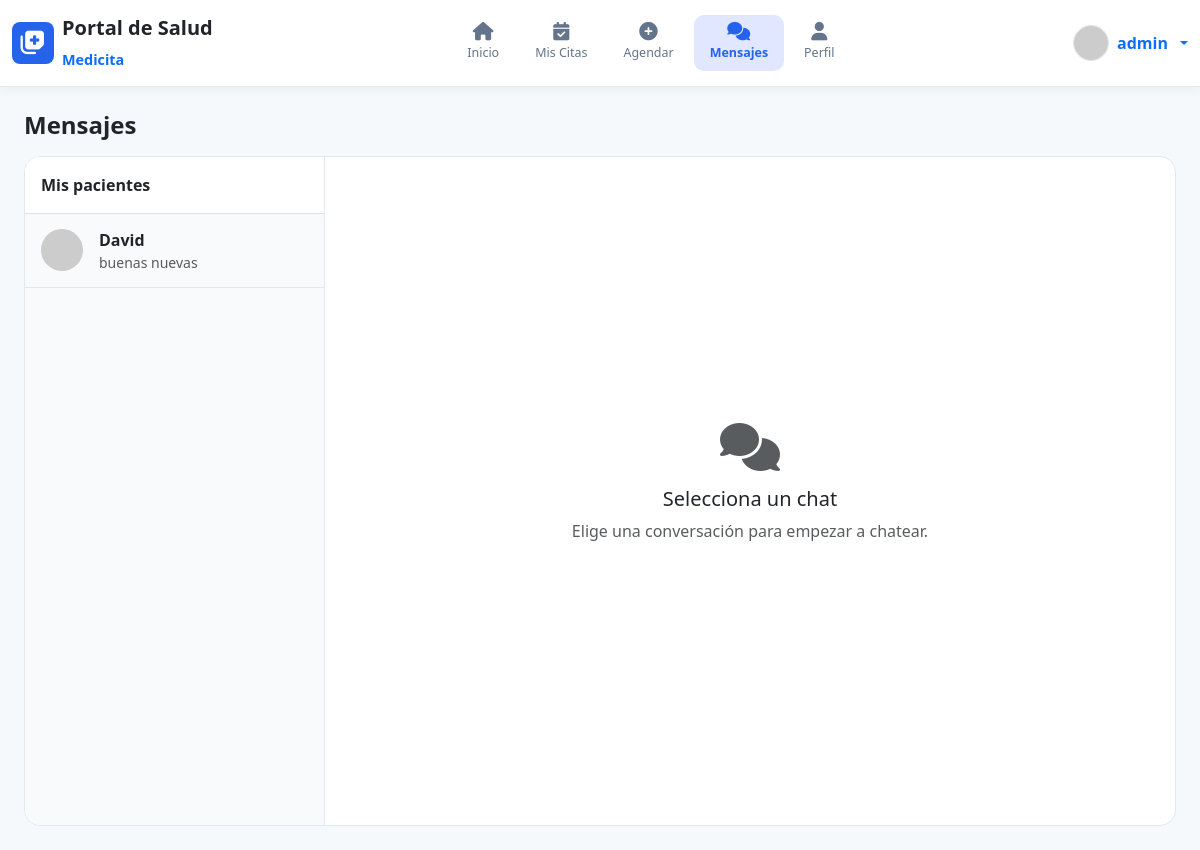
Screenshot of /citas/chat/ (signed in) with the database file from the repository.
### citas/models.py (models this page shows, shortened)
class Conversation(models.Model):
    paciente = models.ForeignKey(
        User,
        on_delete=models.CASCADE,
        related_name='paciente_conversations'
    )
    medico = models.ForeignKey(
        User,
        on_delete=models.CASCADE,
        related_name='medico_conversations'
    )
    created_at = models.DateTimeField(auto_now_add=True)
    last_message_at = models.DateTimeField(auto_now=True)
    class Meta:
        unique_together = ('paciente', 'medico')  # Solo puede haber un chat entre los mismos dos usuarios
        ordering = ['-last_message_at']

class Message(models.Model):
    conversation = models.ForeignKey(
        Conversation,
        on_delete=models.CASCADE,
        related_name='messages'
    )
    sender = models.ForeignKey(User, on_delete=models.CASCADE)
    content = models.TextField()
    timestamp = models.DateTimeField(auto_now_add=True)
    class Meta:
        ordering = ['timestamp']  # Los mensajes se ordenan por fecha

### citas/views.py (the view, shortened to what this page needs)
# urls.py: path('chat/', views.chat_view, name='chat'),
@login_required
def chat_view(request):
    user = request.user
    conversations = Conversation.objects.filter(
        paciente=user
    ) | Conversation.objects.filter(
        medico=user
    )
    conversations = conversations.distinct().order_by('-last_message_at')
    if user.is_staff:
        conversations = conversations.filter(messages__isnull=False)
    selected_conversation = None
    chat_messages = []
    other_user = None
    selected_medico = None
    medicos = None
    conversation_id = request.GET.get('conversation')
    medico_id = request.GET.get('medico')
    if not user.is_staff:
        medicos = User.objects.filter(is_staff=True).exclude(id=user.id)
    context = {
        'conversations': conversations,
        'selected_conversation': selected_conversation,
        'messages': chat_messages,
        'other_user': other_user,
        'user_is_staff': user.is_staff,
        'medicos': medicos,
        'selected_medico': selected_medico,
    }
    return render(request, 'citas/chat.html', context)

### citas/templates/citas/chat.html (shortened to what this page needs)
{% extends "citas/base.html" %}
{% load static %}
{% block content %}
<div class="container-fluid" style="max-width: 1280px;">
    <h4 class="fw-bold mb-3">Mensajes</h4>
    <div class="chat-container">
        <div class="chat-sidebar">
            <div class="p-3 border-bottom bg-white">
                <strong>{% if user_is_staff %}Mis pacientes{% else %}Mis médicos{% endif %}</strong>
            </div>
            {% for conv in conversations %}
                <a href="?conversation={{ conv.id }}"
                   class="chat-list-item d-flex align-items-center {% if selected_conversation and selected_conversation.id == conv.id %}active{% endif %}">
                    <img src="https://picsum.photos/id/1005/42/42" class="rounded-circle me-3" width="42" height="42" alt="">
                    <div class="flex-grow-1">
                        {% if user_is_staff %}
                            <strong>{{ conv.paciente.get_full_name|default:conv.paciente.username }}</strong>
                        {% else %}
                            <strong>{{ conv.medico.get_full_name|default:conv.medico.username }}</strong>
                        {% endif %}
                        <div class="text-muted small text-truncate" style="max-width: 180px;">
                            {% if conv.messages.last %}
                                {{ conv.messages.last.content|truncatechars:35 }}
                            {% else %}
                                Sin mensajes
                            {% endif %}
                        </div>
                    </div>
                </a>
            {% endfor %}
        </div>
        <div class="chat-main">
            {% if selected_conversation %}
                <div class="chat-header">
                    <img src="https://picsum.photos/id/1005/42/42" class="rounded-circle" width="42" height="42" alt="">
                    <div>
                        <strong>{{ other_user.get_full_name|default:other_user.username }}</strong>
                        <div class="text-success small">En línea</div>
                    </div>
                </div>
                <div class="chat-messages" id="chatMessages">
                    {% for msg in messages %}
                        <div class="message {% if msg.sender == request.user %}sent{% else %}received{% endif %}">
                            {{ msg.content }}
                            <div style="font-size: 10px; opacity: 0.7; margin-top: 3px; text-align: right;">
                                {{ msg.timestamp|date:"H:i" }}
                            </div>
                        </div>
                    {% empty %}
                        <div class="text-center text-muted mt-5">
                            <p>No hay mensajes aún.<br>Envía el primero.</p>
                        </div>
                    {% endfor %}
                </div>
                <div class="chat-input">
                    <form method="POST" class="d-flex w-100 gap-2">
                        {% csrf_token %}
                        <input type="text" name="content" class="form-control rounded-pill"
                               placeholder="Escribe un mensaje..." required>
                        <button type="submit" class="btn btn-primary rounded-pill px-4">
                            <i class="fas fa-paper-plane"></i>
                        </button>
                    </form>
                </div>
            {% else %}
                <div class="d-flex align-items-center justify-content-center flex-grow-1 text-center">
                    <div>
                        <i class="fas fa-comments fa-3x text-muted mb-3"></i>
                        <h5>Selecciona un chat</h5>
                        <p class="text-muted">Elige una conversación para empezar a chatear.</p>
                    </div>
                </div>
            {% endif %}
        </div>
    </div>
</div>
{% endblock %}

### citas/templates/citas/base.html (shortened to what this page needs)
<!DOCTYPE html>
<html lang="es">
<head>
    {% load static %}
    <link href="https://cdn.jsdelivr.net/npm/bootstrap@5.3.3/dist/css/bootstrap.min.css" rel="stylesheet">
    <link href="https://cdnjs.cloudflare.com/ajax/libs/font-awesome/6.5.1/css/all.min.css" rel="stylesheet">
</head>
<body style="background-color: #F5F9FC;">
    <nav class="navbar navbar-expand-lg py-2">
        <div class="container" style="max-width: 1280px;">
            <a class="navbar-brand d-flex align-items-center gap-2" href="{% url 'citas:home' %}">
                <div class="d-flex align-items-center justify-content-center text-white rounded-3"
                     style="width: 42px; height: 42px; background-color: #2563EB;">
                    <i class="fas fa-notes-medical fa-lg"></i>
                </div>
                <div>
                    <span class="fw-bold fs-5 text-dark">Portal de Salud</span><br>
                    <span class="fw-bold text-primary" style="font-size: 0.9rem; line-height: 0.7;">Medicita</span>
                </div>
            </a>
            <div class="collapse navbar-collapse justify-content-center" id="navbarNav">
                <ul class="navbar-nav gap-1">
                    <li class="nav-item">
                        <a class="nav-link {% if request.resolver_match.url_name == 'home' %}active{% endif %}"
                           href="{% url 'citas:home' %}">
                            <i class="fas fa-home"></i>
                            <span>Inicio</span>
                        </a>
                    </li>
                    <li class="nav-item">
                        <a class="nav-link {% if request.resolver_match.url_name == 'mis_citas' %}active{% endif %}"
                           href="{% url 'citas:mis_citas' %}">
                            <i class="fas fa-calendar-check"></i>
                            <span>Mis Citas</span>
                        </a>
                    </li>
                    <li class="nav-item">
                        <a class="nav-link {% if request.resolver_match.url_name == 'agendar_cita' %}active{% endif %}"
                           href="{% url 'citas:agendar_cita' %}">
                            <i class="fas fa-plus-circle"></i>
                            <span>Agendar</span>
                        </a>
                    </li>
                    <li class="nav-item">
                        <a class="nav-link {% if request.resolver_match.url_name == 'chat' %}active{% endif %}"
                           href="{% url 'citas:chat' %}">
                            <i class="fas fa-comments"></i>
                            <span>Mensajes</span>
                        </a>
                    </li>
                    <li class="nav-item">
                        <a class="nav-link {% if request.resolver_match.url_name == 'perfil' %}active{% endif %}"
                           href="{% url 'citas:perfil' %}">
                            <i class="fas fa-user"></i>
                            <span>Perfil</span>
                        </a>
                    </li>
                </ul>
            </div>
            <div class="dropdown">
                <a href="#" class="d-flex align-items-center gap-2 text-decoration-none dropdown-toggle" data-bs-toggle="dropdown">
                    <img src="https://picsum.photos/id/1005/36/36" class="rounded-circle border" width="36" height="36" alt="">
                    <span class="fw-semibold d-none d-md-inline">  {{ user.get_username }} </span>
                </a>
            </div>
        </div>
    </nav>
    <div class="container py-4" style="max-width: 1280px;">
        {% block content %}{% endblock %}
    </div>
</body>
</html>

### citas/templates/citas/chat.html (style rules this page uses)
.chat-container { height: calc(100vh - 130px); background: white; border: 1px solid #E2E8F0; border-radius: 16px; overflow: hidden; display: flex; }
.chat-sidebar { width: 300px; min-width: 260px; border-right: 1px solid #E2E8F0; background: #F8FAFC; overflow-y: auto; }
.chat-list-item { padding: 14px 16px; border-bottom: 1px solid #E2E8F0; text-decoration: none; color: inherit; display: block; transition: background 0.2s; }
.chat-main { flex: 1; display: flex; flex-direction: column; }

### citas/templates/citas/base.html (style rules this page uses)
.navbar { background-color: #FFFFFF; box-shadow: 0 2px 10px rgba(0, 0, 0, 0.05); border-bottom: 1px solid #E2E8F0; }
.nav-link { display: flex; flex-direction: column; align-items: center; font-size: 0.78rem; color: #64748B !important; padding: 8px 16px !important; border-radius: 10px; transition: all 0.2s ease; }
.nav-link i { font-size: 1.15rem; margin-bottom: 3px; }
.nav-link.active { background-color: #E0E7FF; color: #2563EB !important; font-weight: 600; }

### rows the page displays
Conversation: paciente.get_full_name "David", messages.last.content "buenas nuevas"

### other values shown
{{ user.get_username }} "admin"
